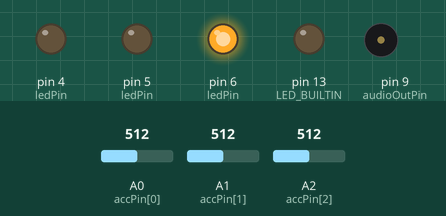
The sketch below on a simulated Arduino Uno, built with avr-gcc and run on an emulated ATmega328P. On the bench: output pins drawn as LEDs (lit = HIGH), buzzer (waves = sounding). Inputs (shaded band) come from the test bench; at power-on: A0 (accPin[0]) = 512, A1 (accPin[1]) = 512, A2 (accPin[2]) = 512. What the sketch prints to the serial monitor is not drawn.

Above: at 1.2 s.
1.3 s: A0 (accPin[0]) set to 306
At 2.0 s:
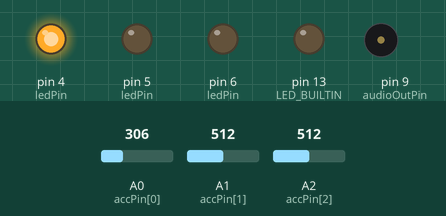
2.8 s: A1 (accPin[1]) set to 325
5.8 s: A1 (accPin[1]) set to 297
At 7.1 s:
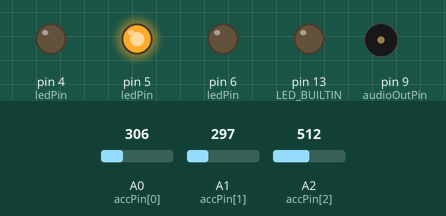
8.8 s: A2 (accPin[2]) set to 716
Timing chart, 0 to 9.0 s (numbered marks = the images above; inputs shaded):
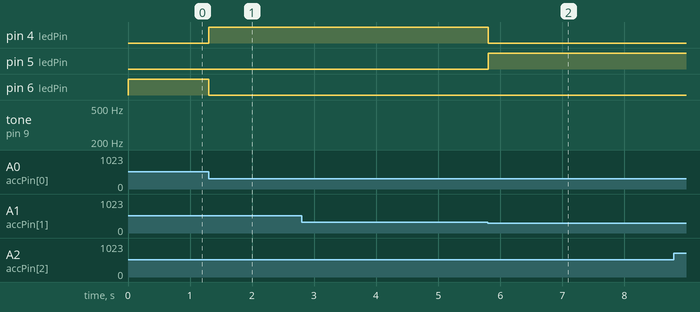

The sketch:

adxl335.ino
```cpp
#define XLED 4
#define YLED 5
#define ZLED 6
#define AUDIO_OUT 9

#define NOTE_A4  440
#define NOTE_A5  880
#define NOTE_A6  1760

int accPin[] = {A0, A1, A2};
int ledPin[] = {XLED, YLED, ZLED};
int audioOutPin = AUDIO_OUT;
int audioFreq[] = {NOTE_A4, NOTE_A5, NOTE_A6};
int acc[] = {0,0,0};

void setup(void) {
  Serial.begin(115200);

  // initialize LED pins as output and turn them off

  pinMode(LED_BUILTIN, OUTPUT);
  analogWrite(LED_BUILTIN, LOW);

  for (int i = 0; i<3; i++) {
    pinMode(ledPin[i], OUTPUT);
    digitalWrite(ledPin[i], LOW);
  }

  // Initialize audio out pin

  pinMode(audioOutPin, OUTPUT);
  noTone(audioOutPin);

  Serial.println("Hello, flatland. ");
}

void loop(void) {

  int peakAXIS;

  // Find the axis with the biggest ACC value

  for (int i = 0; i<3; i++) {
    acc[i] = analogRead(accPin[i])-512;
    Serial.print(acc[i]);Serial.print(" ");
    if (abs(acc[i]) >= abs(acc[peakAXIS])) {
      peakAXIS = i;
    }
  }

  Serial.print(" (peak ACC is ");
  Serial.print(acc[peakAXIS]);
  Serial.print(" on pin ");
  Serial.print(ledPin[peakAXIS]);
  Serial.println(")");

  // Light the associated LED, etc

  for (int i = 0; i<3; i++) {
    if (i == peakAXIS) {
      digitalWrite(ledPin[i], HIGH);
    } else {
      digitalWrite(ledPin[i], LOW);
    }
    if (i == 2) {
      noTone(audioOutPin);
    } else {
      tone(audioOutPin, audioFreq[i],500);
    }
  }
}
```

Measured:
- the behaviour switches between 307 and 306 on A1 (accPin[1]) (found by bisection; images 1 and 2)
- after the input at 1.3 s, pin 4 (ledPin): LOW → HIGH at once; pin 6 (ledPin): HIGH → LOW at once
- after the input at 5.8 s, pin 4 (ledPin): HIGH → LOW at once; pin 5 (ledPin): LOW → HIGH at once
